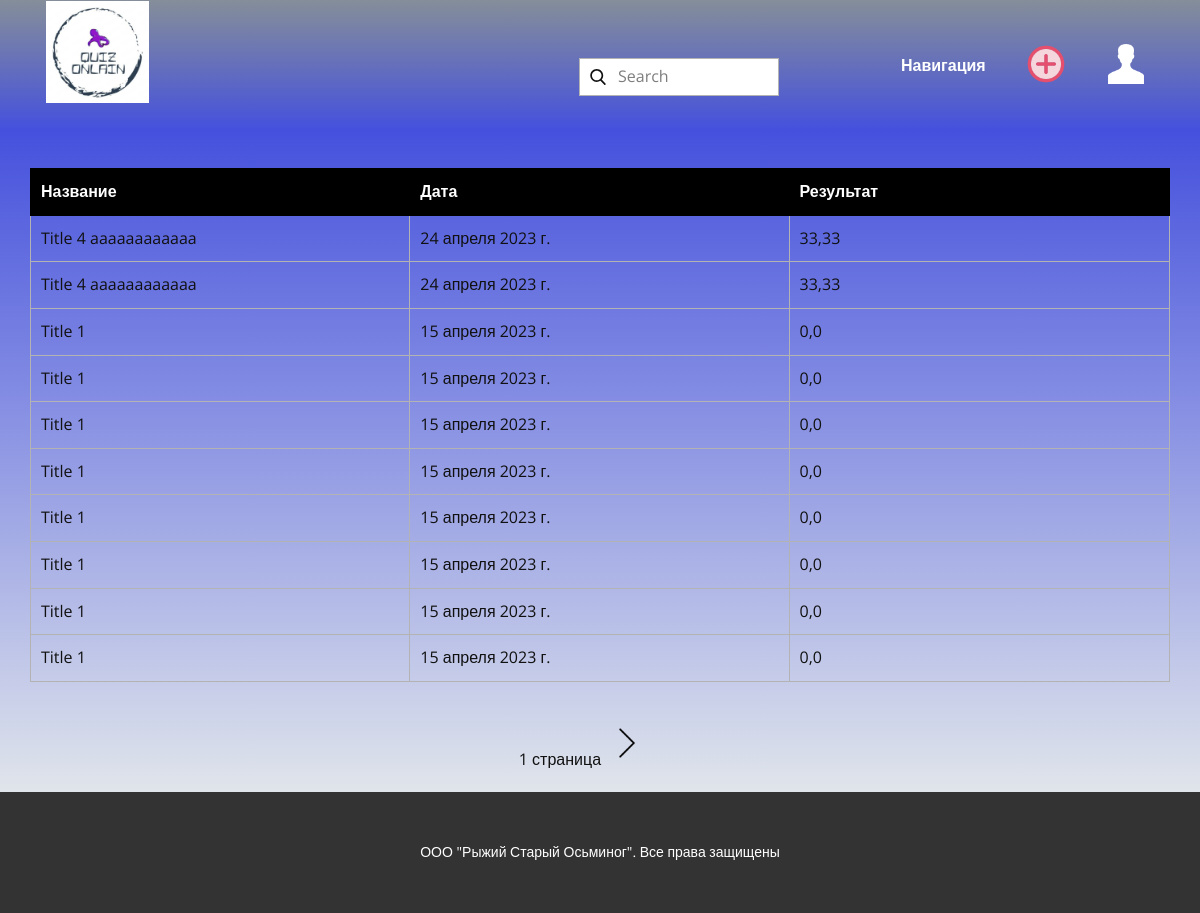
The app's page /history (signed in) with its own data.
### default/models.py (models this page shows, shortened)
class Quiz(models.Model):
    title = models.CharField(max_length=20, verbose_name="Название")
    description = models.CharField(max_length=255, verbose_name="Описание")
    q_count = models.IntegerField(verbose_name="Кол-во вопросов")
    date_of_create = models.DateField(auto_now=True, verbose_name="Дата создания")
    user_id = models.ForeignKey(User, on_delete=models.RESTRICT, verbose_name="Создатель")
    views = models.IntegerField(verbose_name="Кол-во просмотров")
    icon = models.ImageField(verbose_name="Картинка")
    count_of_rating=models.IntegerField(verbose_name="Кол-во оценок")
    rating=models.FloatField(verbose_name="Рейтинг", db_index=True)
    class Meta :
        verbose_name_plural = 'Викторины'
        verbose_name = 'Викторина'
        ordering = ['-rating']

class History(models.Model):
    user = models.ForeignKey(User, on_delete=models.CASCADE)
    quiz = models.ForeignKey(Quiz, on_delete=models.CASCADE)
    date = models.DateField(auto_now=True)
    result = models.FloatField()

### account/views.py (the view)
# urls.py: path('history', personal_history),
@login_required(login_url='/login/')
def personal_history(request):
    quizes = History.objects.filter(user=request.user.id).order_by('-date')
    per_page = 10
    paginator = Paginator(quizes, per_page)
    page_number = request.GET.get('page', 1)
    page_obj = paginator.get_page(page_number)
    context = {
        'complited_quiz' : [
            {
                'title': page_obj[i].quiz.title,
                'date': page_obj[i].date,
                'result': round(page_obj[i].result*100,2),
                'count_page': int(paginator.num_pages),
                'page': int(page_number)
            } for i in range(len(page_obj))
        ]
    }
    return render(request, 'История.html', context=context)

### templates/История.html (shortened to what this page needs)
<!DOCTYPE html>
{% load static %}
<html style="font-size: 16px;" lang="ru">
<head>
    <link rel="stylesheet" href="{% static 'nicepage.css' %}" media="screen">
    <link rel="stylesheet" href="{% static 'History.css' %}" media="screen">
</head>
<body class="u-body u-xl-mode" data-lang="ru">
    <header class="u-clearfix u-gradient u-header u-header" id="sec-fe69">
        <div class="u-clearfix u-sheet u-valign-middle-xl u-sheet-1">
            <a href="/" class="u-image u-logo u-image-1" data-image-width="509" data-image-height="505">
                <img src="{% static 'images/image-1.png' %}" class="u-logo-image u-logo-image-1">
            </a>
            <nav class="u-menu u-menu-dropdown u-offcanvas u-menu-1" data-responsive-from="MD">
                <div class="u-custom-menu u-nav-container">
                    <ul class="u-nav u-spacing-20 u-unstyled u-nav-1">
                        <li class="u-nav-item">
                            <a class="u-button-style u-nav-link u-text-active-palette-1-light-3 u-text-body-alt-color u-text-hover-palette-5-light-1" data-lang-ru="{&quot;content&quot;:&quot;Главная&quot;,&quot;href&quot;:&quot;/&quot;}" rel="nofollow" style="padding: 10px 8px;">Навигация</a>
                        </li>
                        <li class="u-nav-item">
                            <a class="u-button-style u-nav-link u-text-active-palette-1-light-3 u-text-body-alt-color u-text-hover-palette-5-light-1" href="create" data-lang-ru="{&quot;content&quot;:&quot;Создание&quot;,&quot;href&quot;:&quot;create&quot;}" style="padding: 10px 8px;"><img src="{% static 'images/5932110.png' %}" style="width: 40px; height:40px"></a>
                        </li>
                        <li class="u-nav-item">
                            <a class="u-button-style u-nav-link u-text-active-palette-1-light-3 u-text-body-alt-color u-text-hover-palette-5-light-1" href="cabinet" data-lang-ru="{&quot;content&quot;:&quot;Кабинет&quot;,&quot;href&quot;:&quot;cabinet&quot;}" style="padding: 10px 8px;"><img src="{% static 'images/56745-bf48a6ba.png' %}" style="width: 40px; height:40px"></a>
                        </li>
                    </ul>
                </div>
            </nav>
            <form action="#" method="get" class="u-border-1 u-border-grey-30 u-search u-search-left u-white u-search-1">
                <button class="u-search-button" type="submit">
                    <span class="u-search-icon u-spacing-10">
                        <svg class="u-svg-link" preserveAspectRatio="xMidYMin slice" viewBox="0 0 56.966 56.966"><use xlink:href="#svg-8230"></use></svg>
                    </span>
                </button>
                <input class="u-search-input" type="search" name="search" value="" placeholder="Search" onclick="location.href = 'all_quiz'">
            </form>
        </div>
    </header>
    <section class="u-clearfix u-gradient u-section-1" id="sec-c321">
        <div class="u-clearfix u-sheet u-sheet-1">
            <div class="u-expanded-width u-table u-table-responsive u-table-1">
                <table class="u-table-entity">
                    <colgroup>
                        <col width="33.3%">
                        <col width="33.3%">
                        <col width="33.400000000000006%">
                    </colgroup>
                    <thead class="u-black u-table-header u-table-header-1">
                        <tr style="height: 21px;">
                            <th class="u-border-1 u-border-black u-table-cell">Название</th>
                            <th class="u-border-1 u-border-black u-table-cell">Дата</th>
                            <th class="u-border-1 u-border-black u-table-cell">Результат</th>
                        </tr>
                    </thead>
                    <tbody style="table-layout: fixed" class="u-table-body">
                        {% for quiz in complited_quiz %}
                        <tr style="height: auto">
                            <td style="word-wrap:break-word; max-width:250px" class="u-border-1 u-border-grey-30 u-table-cell">{{quiz.title}}</td>
                            <td style="word-wrap:break-word; max-width:250px" class="u-border-1 u-border-grey-30 u-table-cell">{{quiz.date}}</td>
                            <td style="word-wrap:break-word; max-width:250px" class="u-border-1 u-border-grey-30 u-table-cell">{{quiz.result}}</td>
                        </tr>
                        {% endfor %}
                    </tbody>
                </table>
            </div>
            <div class="u-align-center u-form-group u-form-submit" style="width: 100%; vertical-align:central;">
                <p style='display: inline-block; position:right; vertical-align:central;'>
                    {{complited_quiz.1.page}} страница
                    {% if complited_quiz.1.page != complited_quiz.1.count_page and complited_quiz.1.page > 0 %}
                    <a href="history?page={{complited_quiz.1.page  | add:1 }}">
                        <span class="u-file-icon u-icon u-icon-1" type="submit" style='display: inline-block;'><img src="{% static 'images/7893857.png' %}" alt=""></span>
                    </a>
                </p>
    {% endif %}
</div>
        </div>
    </section>
    <footer class="u-align-center u-clearfix u-footer u-grey-80 u-footer" id="sec-9c10">
        <div class="u-clearfix u-sheet u-valign-middle-xs u-sheet-1">
            <p class="u-small-text u-text u-text-variant u-text-1" data-lang-ru="Sample text. Click to select the text box. Click again or double click to start editing the text.">ООО "Рыжий Старый Осьминог". Все права защищены</p>
        </div>
    </footer>
</body>
</html>

### static/History.css (style rules this page uses)
.u-section-1 { background-image: linear-gradient(#4551dd, #e0e5eb); }
.u-section-1 .u-sheet-1 { min-height: 545px; }
.u-section-1 .u-table-1 { margin-top: 38px; margin-bottom: 0; }
.u-section-1 .u-table-header-1 { font-weight: 700; background-image: none; }
.u-section-1 .u-icon-1 { width: 44px; height: 44px; margin: 19px 32px 0 auto; padding: 0; }

### records on screen
Quiz: title "Title 4 aaaaaaaaaaaa" "Title 4 aaaaaaaaaaaa"
History: date "24 апреля 2023 г."
History: date "24 апреля 2023 г."
Quiz: title "Title 1" "Title 1" "Title 1" "Title 1" "Title 1" "Title 1" "Title 1" "Title 1"
History: date "15 апреля 2023 г."
History: date "15 апреля 2023 г."
History: date "15 апреля 2023 г."
History: date "15 апреля 2023 г."
History: date "15 апреля 2023 г."
History: date "15 апреля 2023 г."
History: date "15 апреля 2023 г."
History: date "15 апреля 2023 г."

### other values on screen
{{ quiz.result }} "33,33" "33,33" "0,0" "0,0" "0,0" "0,0" "0,0" "0,0" "0,0" "0,0"
{{ complited_quiz.1.page }} "1"
